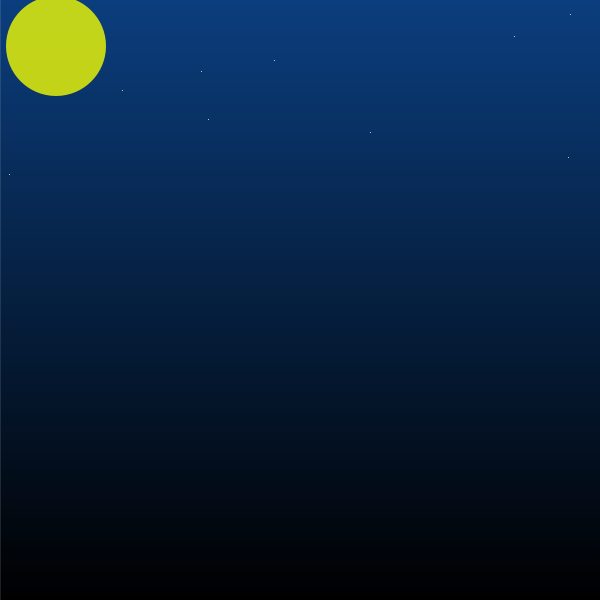
Frame 1 (no input)
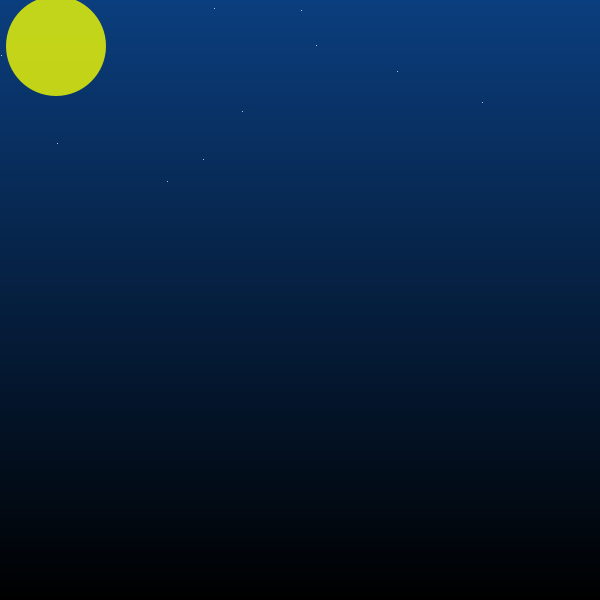
Frame 60 (the mouse pressed at the canvas centre just before this capture)
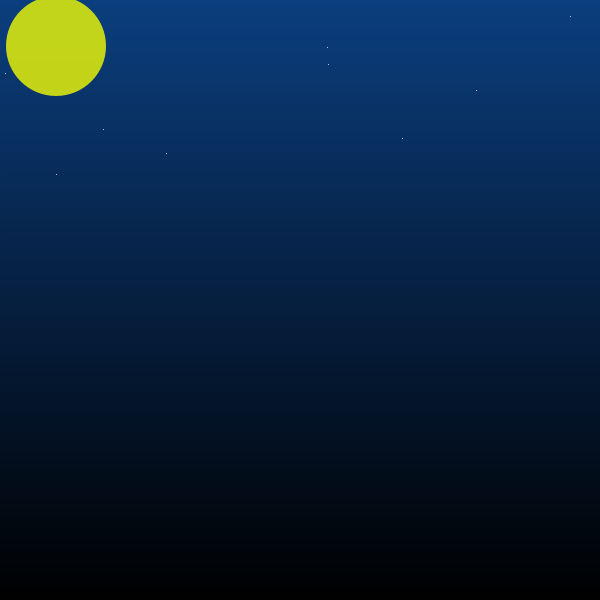
Frame 120 (the mouse held since frame 60 and released just before this capture)

The Processing sketch that drew these frames (run headless with seeded random() and noise(); from frame 60 on, the mouse is pressed at the canvas centre):

// Processing sketch: processing_163086
// ── processing_163086.pde

int timer = 0;


void setup(){
  size(600,600);
  frameRate(30);
  
}

void draw(){

  setGradient(0,0,width,height,color(11,62,126),color(0));
  fill(246,255,0,200);
  noStroke();
  ellipse(56,46,100,100);
  
  for(float y=0; y<height/3; y+=20){ // generate a lightning
         float x = random(0,width);
         float randY = random(-10,10);
         stroke(255);
         point(x, y+randY); 
 }
  
  
  
  if(timer==10){
    stroke(random(0,255), random(0,255), random(0,255));
    for(int i=0; i<random(1,5);i++){ // the numbers of lightning
      float t = random(0,width); //random X
    
      for(float y=0; y<height; y+=10){ // generate a lightning
         float X = t;
         float X2 = t+random(-width/20,width/20);
         line(X, y, X2, y+10); 
         t=X2; 
      }
    }
    timer=0;
  }
  else{
     timer++; 
  }
}

void setGradient(int x, int y, float w, float h, color c1, color c2) {

  noFill();

    for (int i = y; i <= y+h; i++) {
      float inter = map(i, y, y+h, 0, 1);
      color c = lerpColor(c1, c2, inter);
      stroke(c);
      line(x, i, x+w, i);
    }
 
}
